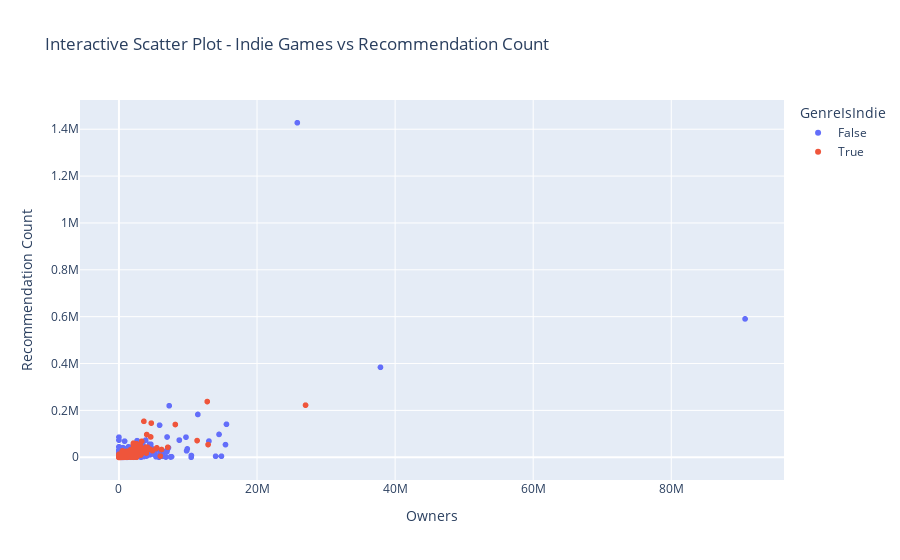

Source (notebook cell):
### Code cell
# How Indie Games(Developed by less than 10 developers without any budget) are related to Metacritic
import plotly.express as px

fig = px.scatter(data, x='SteamSpyOwners', y='RecommendationCount', color='GenreIsIndie', hover_data=['QueryName'],
                 title='Interactive Scatter Plot - Indie Games vs Recommendation Count',
                 labels={'SteamSpyOwners': 'Owners', 'RecommendationCount': 'Recommendation Count'})
fig.show()

### Figure 1 — Plotly figure (JSON) as saved in the notebook; plotly's stock layout.template omitted (floating-point values rounded to 4 significant figures; data arrays with more than 128 entries replaced by an {"elided": "..."} marker saying what was removed)
{"data": [{"customdata": {"elided": "5577x1 mixed values"}, "hovertemplate": "GenreIsIndie=False<br>Owners=%{x}<br>Recommendation Count=%{y}<br>QueryName=%{customdata[0]}<extra></extra>", "legendgroup": "False", "marker": {"color": "#636efa", "symbol": "circle"}, "mode": "markers", "name": "False", "showlegend": true, "type": "scattergl", "x": {"elided": "5577 int values"}, "xaxis": "x", "y": {"elided": "5577 int values"}, "yaxis": "y"}, {"customdata": {"elided": "7780x1 str values"}, "hovertemplate": "GenreIsIndie=True<br>Owners=%{x}<br>Recommendation Count=%{y}<br>QueryName=%{customdata[0]}<extra></extra>", "legendgroup": "True", "marker": {"color": "#EF553B", "symbol": "circle"}, "mode": "markers", "name": "True", "showlegend": true, "type": "scattergl", "x": {"elided": "7780 int values"}, "xaxis": "x", "y": {"elided": "7780 int values"}, "yaxis": "y"}], "layout": {"legend": {"title": {"text": "GenreIsIndie"}, "tracegroupgap": 0}, "title": {"text": "Interactive Scatter Plot - Indie Games vs Recommendation Count"}, "xaxis": {"anchor": "y", "domain": [0, 1], "title": {"text": "Owners"}}, "yaxis": {"anchor": "x", "domain": [0, 1], "title": {"text": "Recommendation Count"}}}}
